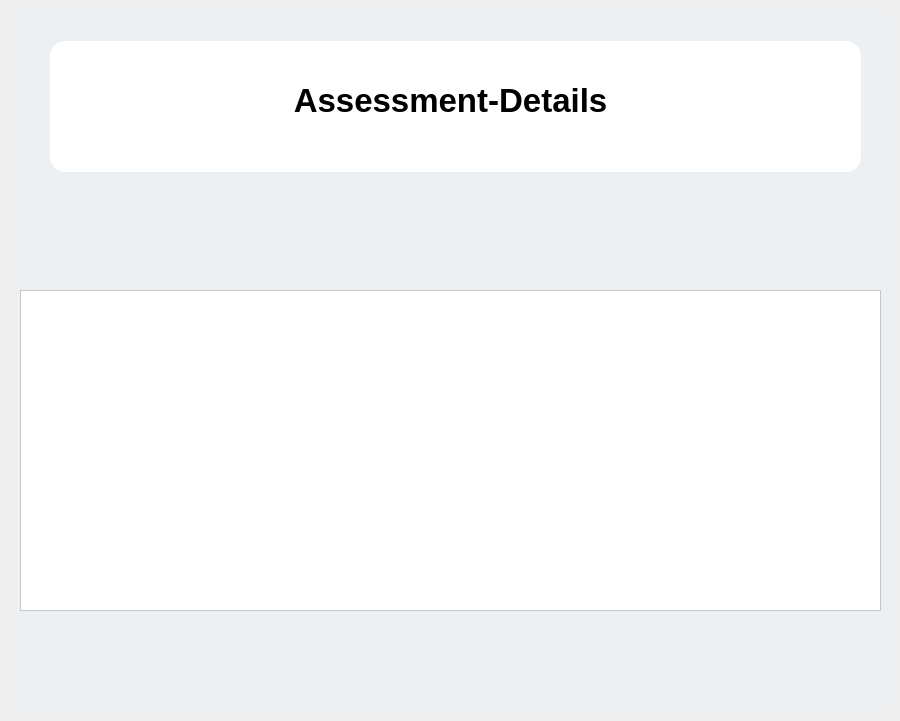
         <widget class="QWidget" name="tab_7">
          <attribute name="title">
           <string>sub5</string>
          </attribute>
          <widget class="QLabel" name="label_24">
           <property name="geometry">
            <rect>
             <x>10</x>
             <y>11</y>
             <width>881</width>
             <height>701</height>
            </rect>
           </property>
           <property name="styleSheet">
            <string notr="true">background: #ecf0f3;
border-radius:15px;</string>
           </property>
           <property name="text">
            <string/>
           </property>
          </widget>
          <widget class="QLabel" name="lhead_12">
           <property name="geometry">
            <rect>
             <x>50</x>
             <y>41</y>
             <width>811</width>
             <height>131</height>
            </rect>
           </property>
           <property name="font">
            <font>
             <pointsize>25</pointsize>
             <weight>75</weight>
             <bold>true</bold>
            </font>
           </property>
           <property name="layoutDirection">
            <enum>Qt::LeftToRight</enum>
           </property>
           <property name="styleSheet">
            <string notr="true">background-color: rgb(255, 255, 255);
border:2px solid rgb(255, 255, 255);
border-radius:15px;



</string>
           </property>
           <property name="text">
            <string/>
           </property>
           <property name="alignment">
            <set>Qt::AlignCenter</set>
           </property>
          </widget>
          <widget class="QLabel" name="lhead_13">
           <property name="geometry">
            <rect>
             <x>230</x>
             <y>70</y>
             <width>441</width>
             <height>61</height>
            </rect>
           </property>
           <property name="font">
            <font>
             <pointsize>25</pointsize>
             <weight>75</weight>
             <bold>true</bold>
            </font>
           </property>
           <property name="layoutDirection">
            <enum>Qt::LeftToRight</enum>
           </property>
           <property name="styleSheet">
            <string notr="true">background-color: rgb(255, 255, 255);
border:2px solid rgb(255, 255, 255);
border-radius:15px;



</string>
           </property>
           <property name="text">
            <string>Assessment-Details</string>
           </property>
           <property name="alignment">
            <set>Qt::AlignCenter</set>
           </property>
          </widget>
          <widget class="QTableWidget" name="tableSub5">
           <property name="geometry">
            <rect>
             <x>20</x>
             <y>290</y>
             <width>861</width>
             <height>321</height>
            </rect>
           </property>
           <property name="styleSheet">
            <string notr="true">background-color: rgb(255, 255, 255);
font: 12pt &quot;MS Shell Dlg 2&quot;;
text-align: center;</string>
           </property>
           <property name="textElideMode">
            <enum>Qt::ElideMiddle</enum>
           </property>
          </widget>
         </widget>
